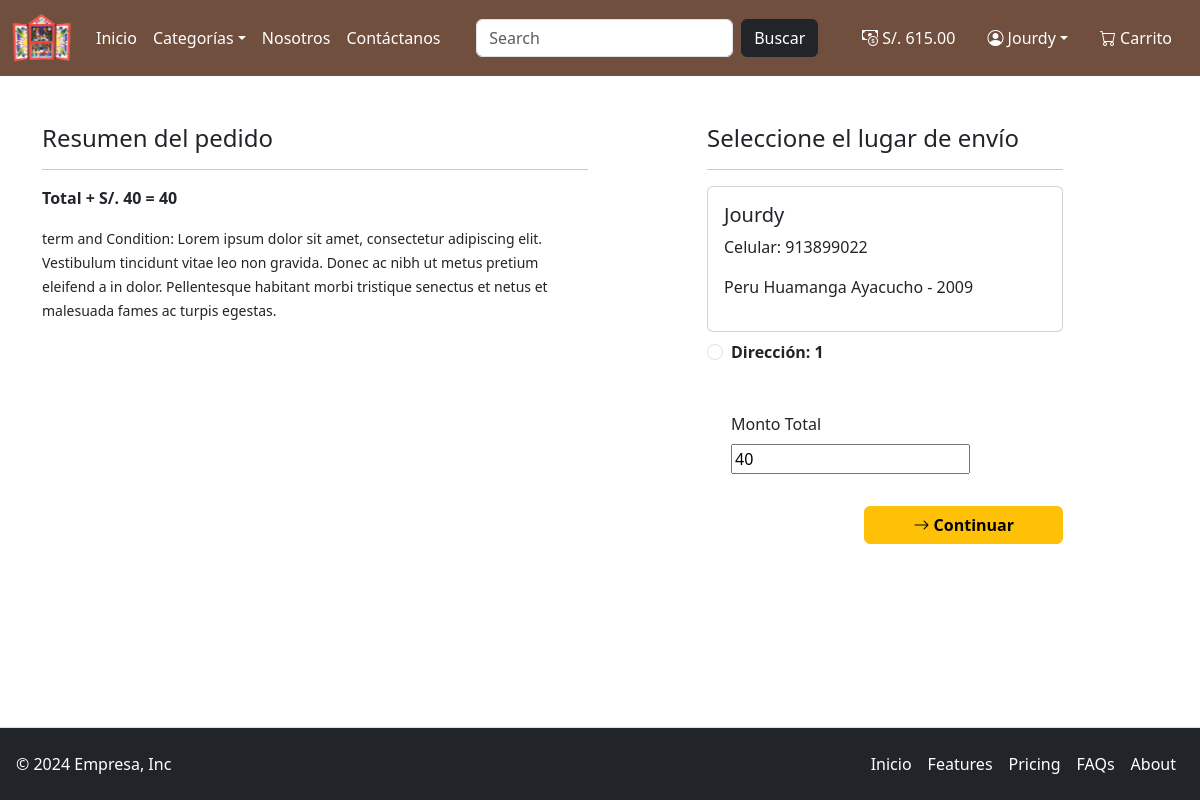
The app's page /checkout/ (signed in) with its own data.
### app/models.py (models this page shows, shortened)
class Customer(models.Model):
    user = models.OneToOneField(User, on_delete=models.CASCADE)
    name = models.CharField(max_length=200)
    locality = models.CharField(max_length=200)
    city= models.CharField(max_length=50)
    mobile = models.IntegerField(default=0)
    zipcode = models.IntegerField()
    state = models.CharField(choices=STATE_CHOICES, max_length=100)
    credits = models.DecimalField(max_digits=10, decimal_places=2, default=1000)

### app/views.py (the view, shortened to what this page needs)
# urls.py: path("checkout/",views.checkout.as_view(), name='checkout'),
class checkout(View):
    def get(self, request):
        user = request.user
        add = Customer.objects.filter(user=user)
        cart_items = Cart.objects.filter(user=user)
        amount = getAmount(user)
        totalamount = (amount + 40)
        return render(request, 'app/checkout.html',locals())

### app/context_processors.py (called while the page is built)
def navBarData(request):
    totalitem=0
    credits=0
    categories = Category.objects.all()
    if request.user.is_authenticated:
        totalitem = Cart.objects.filter(user=request.user).count()
        try:
            credits = Customer.objects.get(user=request.user).credits
        except:
            credits = 0
    return {
        'totalitem':totalitem,
        'categories':categories,
        'credits':credits
        }

### app/models.py (called while the page is built)
    def __str__(self) -> str:
        return self.title

### app/views.py (called while the page is built)
def getAmount(user):
    cart = Cart.objects.filter(user=user)
    amount = 0
    for p in cart:
        value = p.quantity*p.product.discounted_price
        amount = amount + value
    return amount

### app/templates/app/checkout.html (shortened to what this page needs)
{% extends 'app/base.html' %}
{% load static %}
{% block main-content %}
<div class="container">
    <div class="row mt-5">
        <div class="col-sm-6">
            <h4>Resumen del pedido</h4>
            <hr>
            <p class="fw-bold">Total + S/. 40 = {{totalamount}}</p>
            <small>term and Condition: Lorem ipsum dolor sit amet, consectetur adipiscing elit. Vestibulum tincidunt vitae leo non gravida. Donec ac nibh ut metus pretium eleifend a in dolor. Pellentesque habitant morbi tristique senectus et netus et malesuada fames ac turpis egestas.</small>
        </div>
        <div class="col-sm-4 offset-sm-1">
            <h4>Seleccione el lugar de envío</h4>
            <hr>
            <form method="post" id="myform">
                {% for ad in add %}
                    <div class="card">
                        <div class="card-body">
                            <h5>{{ad.name}}</h5>
                            <p>Celular: {{ad.mobile}}</p>
                            <p>{{ad.locality}} {{ad.city}} {{ad.state}} - {{ad.zipcode}}</p>
                        </div>
                    </div>
                    <div class="form-check mt-2 mb-5">
                        <input class="form-check-input" type="radio" name="custid" id="custadd{{forloop.counter}}" value="{{ad.id}}">
                        <label class="form-check-label fw-bold" for="custadd{{forloop.counter}}">
                            Dirección: {{forloop.counter}}
                        </label>
                    </div>
                {% endfor %}
                <div class="form-check mb-3">
                    <label for="totamount" class="form-label">Monto Total</label>
                    <input type="number" class="form-contol" name="totamount" value={{totalamount}} readonly>
                </div>
                <div class="text-end">
                    <button type="submit" class="btn btn-warning mt-3 px-5 fw-bold"><i class="bi bi-arrow-right"></i> Continuar</button>
                </div>
                <br>
            </form>
        </div>
    </div>
</div>
{% endblock main-content %}

### app/templates/app/base.html (shortened to what this page needs)
<!DOCTYPE html>
{% load static %}
<html lang="en">
  <head>
    <link href="https://cdn.jsdelivr.net/npm/bootstrap@5.3.3/dist/css/bootstrap.min.css" rel="stylesheet" />
    <link rel="stylesheet" href="https://cdn.jsdelivr.net/npm/bootstrap-icons@1.11.3/font/bootstrap-icons.min.css" />
    <link rel="stylesheet" href="{% static 'app/css/all.min.css' %}" />
    <link rel="stylesheet" href="{% static 'app/css/owl.carousel.min.css' %}" />
    <link rel="stylesheet" href="{% static 'app/css/style.css' %}" />
  </head>
  <body>
    <nav class="bg-main navbar navbar-expand-lg navbar-dark fixed-top">
      <div class="container-fluid">
        <a class="navbar-brand" href="/"><img src="{% static 'app/images/neel.png' %}" alt="" width="60" height="50" /></a>
        <div class="collapse navbar-collapse" id="navbarSupportedContent">
          <ul class="navbar-nav me-auto mb-2 mb-lg-0">
            <li class="nav-item">
              <a class="nav-link active" aria-current="page" href="/">Inicio</a>
            </li>
            <li class="nav-item dropdown">
              <a class="nav-link dropdown-toggle text-white" href="#" role="button" data-bs-toggle="dropdown" aria-expanded="false">Categorías</a>
            </li>
            <li class="nav-item">
              <a class="nav-link text-white" href="{% url 'about' %}">Nosotros</a>
            </li>
            <li class="nav-item">
              <a class="nav-link text-white" href="{% url 'contact' %}">Contáctanos</a>
            </li>
          </ul>
          <form class="d-flex" role="search" action="/search">
            <input class="form-control me-2" type="search" placeholder="Search" name="search" aria-label="Search" />
            <button class="btn btn-dark text-white" type="submit"> Buscar</button>
          </form>
          <ul class="navbar-nav ms-auto mb-2 mb-lg-0 ">
            {% if request.user.is_authenticated %}
            <li class="nav-item mx-2">
              <a href="#" class="nav-link text-white">
                <i class="bi bi-cash-coin"></i>
                S/. {{credits}}
              </a>
            </li>
            <li class="nav-item dropdown mx-2">
              <a class="nav-link dropdown-toggle text-white" href="#" id="profileDropdown" role="button" data-bs-toggle="dropdown" aria-expanded="false"><i class="bi bi-person-circle"></i> {{request.user.username}}</a>
            </li>
            <li class="nav-item mx-2">
              <a href="{% url 'showcart' %}" class="nav-link text-white">
                <i class="bi bi-cart"></i>
                Carrito
                </a>
            </li>
            {% endif %}
          </ul>
        </div>
      </div>
    </nav>
    <div style="height: 4.75rem;"></div>
    {% block main-content %}
    {% endblock main-content %}
    <div style="height: 5rem;"></div>
    <footer class="bg-dark text-white d-flex flex-wrap justify-content-between align-items-center border-top p-3 fixed-bottom">
      <p class="col-md-4 mb-0">© 2024 Empresa, Inc</p>
      <a href="/" class="col-md-4 d-flex align-items-center justify-content-center mb-3 mb-md-0 me-md-auto link-dark text-decoration-none">
        <svg class="bi me-2" width="40" height="32">
          <use xlink:href="#bootstrap"></use>
        </svg>
      </a>
      <ul class="nav col-md-4 justify-content-end">
        <li class="nav-item">
          <a href="#" class="nav-link px-2 text-white">Inicio</a>
        </li>
        <li class="nav-item">
          <a href="#" class="nav-link px-2 text-white">Features</a>
        </li>
        <li class="nav-item">
          <a href="#" class="nav-link px-2 text-white">Pricing</a>
        </li>
        <li class="nav-item">
          <a href="#" class="nav-link px-2 text-white">FAQs</a>
        </li>
        <li class="nav-item">
          <a href="#" class="nav-link px-2 text-white">About</a>
        </li>
      </ul>
    </footer>
  </body>
</html>

### app/static/app/css/style.css (style rules this page uses)
.bg-main { background-color: #704f3e; }

### app/templates/app/base.html (style rules this page uses)
.bg-main { background-color: #704f3e; }

### records on screen
Customer: credits "615.00", name "Jourdy", mobile "913899022", locality "Peru", city "Huamanga", state "Ayacucho", zipcode "2009"

### other values on screen
{{ request.user.username }} "Jourdy"
{{ totalamount }} "40"
